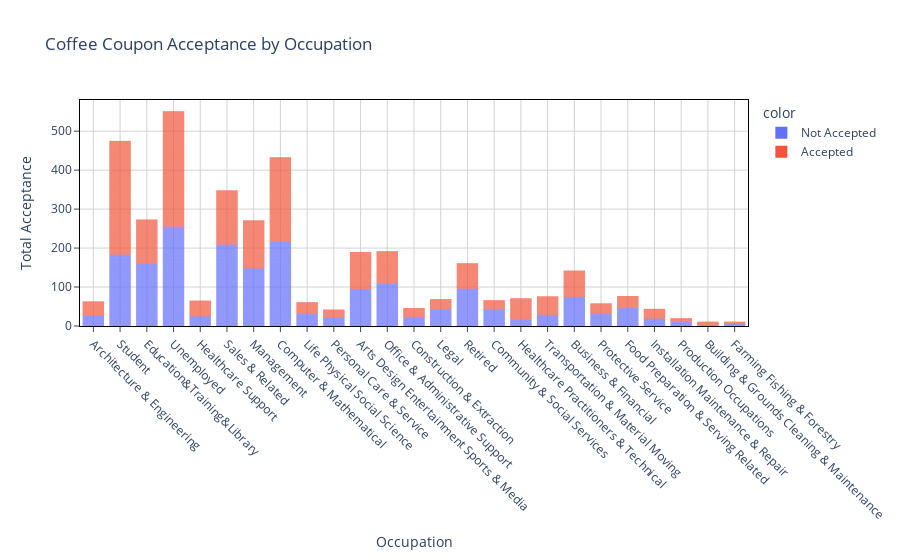

The cell this chart's notebook holds for it:
### Markdown cell above
@Finding

It is interesting to notice the young drivers with age below 21 has higher acceptance for coffee coupons, whereas elderly population with 50 plus shows slightly less acceptance but all other intermediate groups show around 50% acceptance.

### Code cell
# Lets create a barplot based on the coffee coupon acceptance, by occupation 

fig = px.bar(df_coffee_coupons['occupation'], color=df_coffee_coupons['acceptance'], 
             title = 'Coffee Coupon Acceptance by Occupation',
            labels={'value':'Occupation',
                   'count':'Total Acceptance'}
            )

fig.update_layout(
    plot_bgcolor='white'
)

fig.update_xaxes(
    tickangle = 45,
    mirror=True,
    ticks='outside',
    showline=True,
    linecolor='black',
    gridcolor='lightgrey'
)
fig.update_yaxes(
    mirror=True,
    ticks='outside',
    showline=True,
    linecolor='black',
    gridcolor='lightgrey'
)

fig.update_traces(marker_line_width = 0,
                  selector=dict(type="bar"))

fig.update_layout(bargap=0.2,
                  bargroupgap = 0,
                 )
fig.show()

### Figure 1 — Plotly figure (JSON) as saved in the notebook; plotly's stock layout.template omitted (floating-point values rounded to 4 significant figures; data arrays with more than 128 entries replaced by an {"elided": "..."} marker saying what was removed)
{"data": [{"alignmentgroup": "True", "hovertemplate": "color=Not Accepted<br>Occupation=%{x}<br>Total Acceptance=%{y}<extra></extra>", "legendgroup": "Not Accepted", "marker": {"color": "#636efa", "line": {"width": 0}, "pattern": {"shape": ""}}, "name": "Not Accepted", "offsetgroup": "Not Accepted", "orientation": "v", "showlegend": true, "textposition": "auto", "type": "bar", "x": {"elided": "1922 str values"}, "xaxis": "x", "y": {"elided": "1922 int values"}, "yaxis": "y"}, {"alignmentgroup": "True", "hovertemplate": "color=Accepted<br>Occupation=%{x}<br>Total Acceptance=%{y}<extra></extra>", "legendgroup": "Accepted", "marker": {"color": "#EF553B", "line": {"width": 0}, "pattern": {"shape": ""}}, "name": "Accepted", "offsetgroup": "Accepted", "orientation": "v", "showlegend": true, "textposition": "auto", "type": "bar", "x": {"elided": "1894 str values"}, "xaxis": "x", "y": {"elided": "1894 int values"}, "yaxis": "y"}], "layout": {"bargap": 0.2, "bargroupgap": 0, "barmode": "relative", "legend": {"title": {"text": "color"}, "tracegroupgap": 0}, "plot_bgcolor": "white", "title": {"text": "Coffee Coupon Acceptance by Occupation"}, "xaxis": {"anchor": "y", "domain": [0, 1], "gridcolor": "lightgrey", "linecolor": "black", "mirror": true, "showline": true, "tickangle": 45, "ticks": "outside", "title": {"text": "Occupation"}}, "yaxis": {"anchor": "x", "domain": [0, 1], "gridcolor": "lightgrey", "linecolor": "black", "mirror": true, "showline": true, "ticks": "outside", "title": {"text": "Total Acceptance"}}}}
